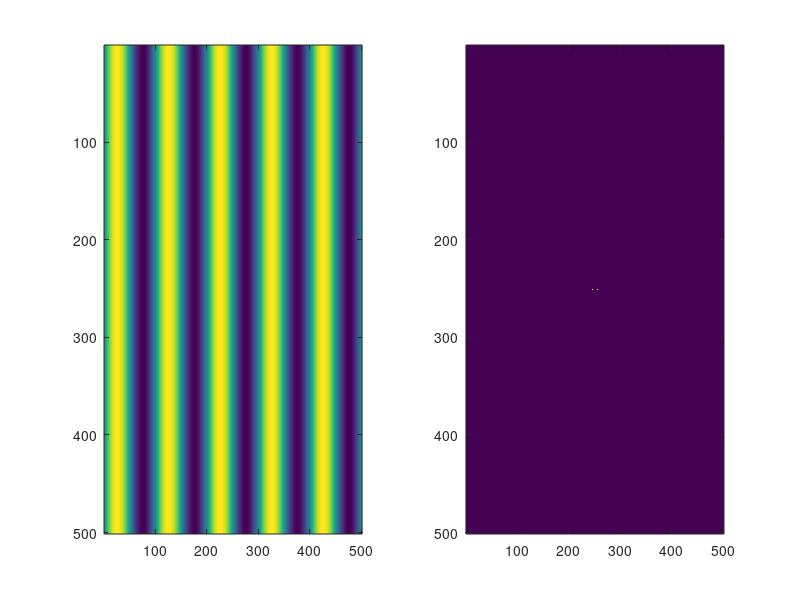

This chart was generated by the following MATLAB code:
n = [0:1/100:5];
X = meshgrid(n,n);
Img = sin(2*pi*X);
Y = fft2(Img);
subplot(1,2,1);
imagesc(Img);
subplot(1,2,2);
imagesc(abs(fftshift(Y)));
